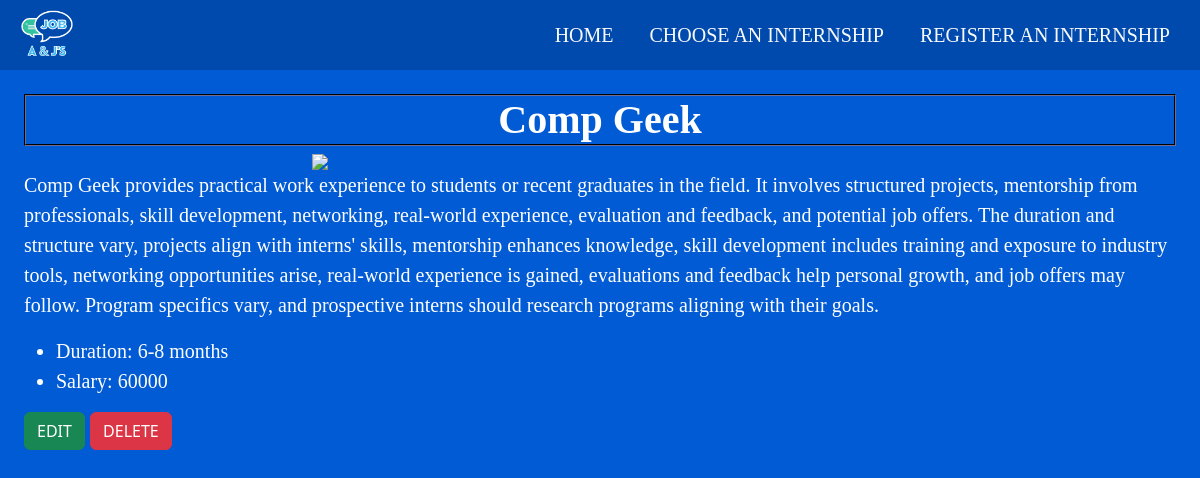
Screenshot of /internships/2 with the database file from the repository.
### tables this page shows
CREATE TABLE "programs" (
	"id"	INTEGER NOT NULL UNIQUE,
	"program_type"	TEXT,
	"name"	TEXT,
	"salary"	NUMERIC,
	"duration"	TEXT,
	"description"	TEXT,
	"url"	TEXT,
	PRIMARY KEY("id" AUTOINCREMENT)
);

### app.py (the view)
@app.route('/internships/<program_type>')
def internships(program_type):
    programs_list = read_programs_by_program_type(program_type)
    return render_template("internship.html", program_type=program_type, programs=programs_list)

### app.py (called while the page is built)
@app.route('/internships/<int:program_id>')
def program(program_id):
    program = read_program_by_program_id(program_id)
    return render_template("program.html",program=program)

### data.py (called while the page is built)
def connect_to_db(path):
    conn = sqlite3.connect(path)
    conn.row_factory = sqlite3.Row
    return (conn, conn.cursor())

def read_program_by_program_id(program_id):
    conn, cur = connect_to_db(db_path)
    query = 'SELECT * FROM programs WHERE id = ?'
    value = program_id
    results = cur.execute(query,(value,)).fetchone()
    conn.close()
    return results

### templates/program.html (shortened to what this page needs)
{% extends 'base.html' %}
{% block content %}
<h1 class="program_h1">{{ program.name }}</h1>
<img class="program_image" src="{{program.url}}">
<p class="program_details">{{ program.description }}</p>
<ul class="program_numbers">
    {% if program.duration %}
    <li>Duration: {{ program.duration }}</li>
    {% endif %}
    <li>Salary: {{ program.salary }}</li>
</ul>
<form action="{{ url_for('modify') }}" method="post">
    <input class="btn btn-success" style="text-transform:uppercase" type="submit" name="modify" value="edit"></input>
    <input class="btn btn-danger" style="text-transform:uppercase" type="submit" name="modify" value="delete"></input>
</form>
{% endblock %}

### static/css/style.css (style rules this page uses)
body { background-color: #005bd4; color: #050A30; font-size: 20px; }
.program_h1 { color:#ffffff; text-align: center; font-family: 'Garamond', serif; font-weight: bold; border:2px groove; border-bottom-color:#2E2C3B; border-top-color:#2E2C3B; border-left-color:#2E2C3B; border-right-color:#2E2C3B; }
.program_image { display: block; margin-left: auto; margin-right: auto; width: 50%; }
.program_details { color: #ffffff; font-family: 'Times New Roman', serif; font-size: 20px; text-decoration: none; }
.program_numbers { color: #ffffff; font-family: 'Times New Roman', serif; font-size: 20px; text-decoration: none; }

### rows the page displays
programs: name "Comp Geek", description "Comp Geek provides practical work experience to students or recent graduates in the field. It involves structured projects, mentorship from professionals, skill development, networking, real-world experience, evaluation and feedback, and potential job offers. The duration and structure vary, projects align with interns' skills, mentorship enhances knowledge, skill development includes training and exposure to industry tools, networking opportunities arise, real-world experience is gained, evaluations and feedback help personal growth, and job offers may follow. Program specifics vary, and prospective interns should research programs aligning with their goals.", duration "6-8 months", salary "60000"
